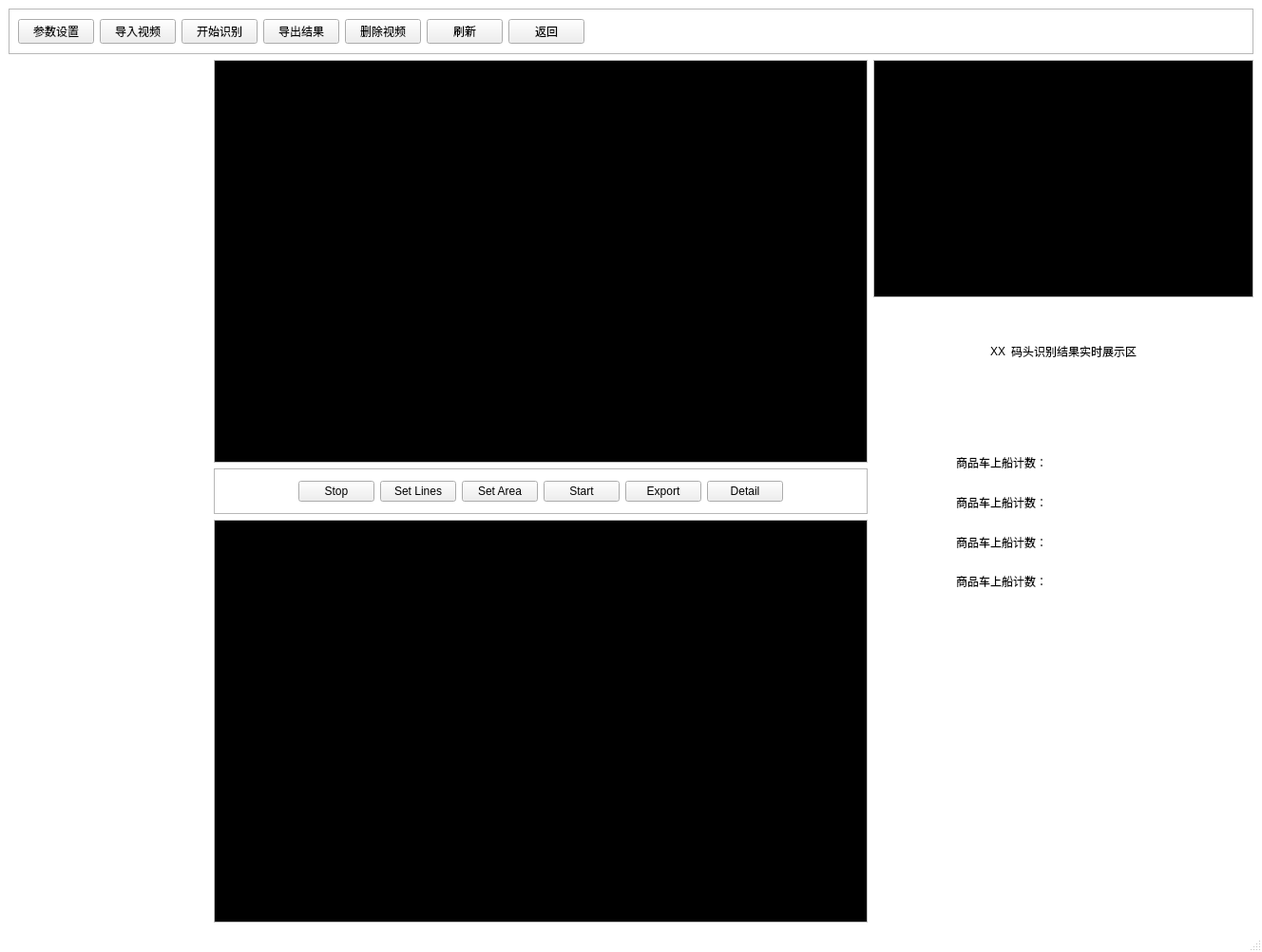
<?xml version="1.0" encoding="UTF-8"?>
<ui version="4.0">
 <class>MainWindow</class>
 <widget class="QMainWindow" name="MainWindow">
  <property name="geometry">
   <rect>
    <x>0</x>
    <y>0</y>
    <width>1328</width>
    <height>1002</height>
   </rect>
  </property>
  <property name="windowTitle">
   <string>MainWindow</string>
  </property>
  <property name="styleSheet">
   <string notr="true">QWidget#MainWindow {
	background: #FFF;
}</string>
  </property>
  <widget class="QWidget" name="centralwidget">
   <layout class="QVBoxLayout" name="verticalLayout_4">
    <item>
     <widget class="QFrame" name="frame">
      <property name="minimumSize">
       <size>
        <width>0</width>
        <height>48</height>
       </size>
      </property>
      <property name="maximumSize">
       <size>
        <width>16777215</width>
        <height>48</height>
       </size>
      </property>
      <property name="frameShape">
       <enum>QFrame::StyledPanel</enum>
      </property>
      <property name="frameShadow">
       <enum>QFrame::Raised</enum>
      </property>
      <layout class="QHBoxLayout" name="horizontalLayout">
       <item>
        <widget class="QPushButton" name="pushButton">
         <property name="text">
          <string>参数设置</string>
         </property>
        </widget>
       </item>
       <item>
        <widget class="QPushButton" name="pushButton_6">
         <property name="text">
          <string>导入视频</string>
         </property>
        </widget>
       </item>
       <item>
        <widget class="QPushButton" name="pushButton_5">
         <property name="text">
          <string>开始识别</string>
         </property>
        </widget>
       </item>
       <item>
        <widget class="QPushButton" name="pushButton_4">
         <property name="text">
          <string>导出结果</string>
         </property>
        </widget>
       </item>
       <item>
        <widget class="QPushButton" name="pushButton_3">
         <property name="text">
          <string>删除视频</string>
         </property>
        </widget>
       </item>
       <item>
        <widget class="QPushButton" name="pushButton_2">
         <property name="text">
          <string>刷新</string>
         </property>
        </widget>
       </item>
       <item>
        <widget class="QPushButton" name="pushButton_7">
         <property name="text">
          <string>返回</string>
         </property>
        </widget>
       </item>
       <item>
        <spacer name="horizontalSpacer">
         <property name="orientation">
          <enum>Qt::Horizontal</enum>
         </property>
         <property name="sizeHint" stdset="0">
          <size>
           <width>648</width>
           <height>19</height>
          </size>
         </property>
        </spacer>
       </item>
      </layout>
     </widget>
    </item>
    <item>
     <layout class="QHBoxLayout" name="horizontalLayout_9">
      <item>
       <widget class="QWidget" name="widget" native="true">
        <property name="minimumSize">
         <size>
          <width>210</width>
          <height>0</height>
         </size>
        </property>
        <property name="maximumSize">
         <size>
          <width>210</width>
          <height>16777215</height>
         </size>
        </property>
       </widget>
      </item>
      <item>
       <layout class="QVBoxLayout" name="verticalLayout">
        <item>
         <widget class="QLabel" name="l_actual_video">
          <property name="styleSheet">
           <string notr="true">QWidget#l_actual_video {
	border: 1px solid #BEBEBE;
	background: #000;
}</string>
          </property>
          <property name="text">
           <string/>
          </property>
         </widget>
        </item>
        <item>
         <widget class="QFrame" name="frame_2">
          <property name="minimumSize">
           <size>
            <width>600</width>
            <height>48</height>
           </size>
          </property>
          <property name="maximumSize">
           <size>
            <width>16777215</width>
            <height>48</height>
           </size>
          </property>
          <property name="frameShape">
           <enum>QFrame::StyledPanel</enum>
          </property>
          <property name="frameShadow">
           <enum>QFrame::Raised</enum>
          </property>
          <layout class="QHBoxLayout" name="horizontalLayout_3">
           <property name="leftMargin">
            <number>0</number>
           </property>
           <property name="topMargin">
            <number>0</number>
           </property>
           <property name="rightMargin">
            <number>0</number>
           </property>
           <property name="bottomMargin">
            <number>0</number>
           </property>
           <item>
            <layout class="QHBoxLayout" name="horizontalLayout_2">
             <item>
              <spacer name="horizontalSpacer_2">
               <property name="orientation">
                <enum>Qt::Horizontal</enum>
               </property>
               <property name="sizeHint" stdset="0">
                <size>
                 <width>40</width>
                 <height>20</height>
                </size>
               </property>
              </spacer>
             </item>
             <item>
              <widget class="QPushButton" name="pushButton_13">
               <property name="text">
                <string>Stop</string>
               </property>
              </widget>
             </item>
             <item>
              <widget class="QPushButton" name="pushButton_12">
               <property name="text">
                <string>Set Lines</string>
               </property>
              </widget>
             </item>
             <item>
              <widget class="QPushButton" name="pushButton_11">
               <property name="text">
                <string>Set Area</string>
               </property>
              </widget>
             </item>
             <item>
              <widget class="QPushButton" name="pushButton_10">
               <property name="text">
                <string>Start</string>
               </property>
              </widget>
             </item>
             <item>
              <widget class="QPushButton" name="pushButton_9">
               <property name="text">
                <string>Export</string>
               </property>
              </widget>
             </item>
             <item>
              <widget class="QPushButton" name="pushButton_14">
               <property name="text">
                <string>Detail</string>
               </property>
              </widget>
             </item>
             <item>
              <spacer name="horizontalSpacer_3">
               <property name="orientation">
                <enum>Qt::Horizontal</enum>
               </property>
               <property name="sizeHint" stdset="0">
                <size>
                 <width>40</width>
                 <height>20</height>
                </size>
               </property>
              </spacer>
             </item>
            </layout>
           </item>
          </layout>
         </widget>
        </item>
        <item>
         <widget class="QLabel" name="l_original_video">
          <property name="styleSheet">
           <string notr="true">QWidget#l_original_video {
	background: #000;
	border: 1px solid #BEBEBE;
}</string>
          </property>
          <property name="text">
           <string/>
          </property>
         </widget>
        </item>
       </layout>
      </item>
      <item>
       <layout class="QVBoxLayout" name="verticalLayout_3">
        <item>
         <widget class="QLabel" name="l_identify_image">
          <property name="minimumSize">
           <size>
            <width>400</width>
            <height>225</height>
           </size>
          </property>
          <property name="maximumSize">
           <size>
            <width>400</width>
            <height>250</height>
           </size>
          </property>
          <property name="styleSheet">
           <string notr="true">QWidget#l_identify_image {
	background: #000;
	border: 1px solid #BEBEBE;
}</string>
          </property>
          <property name="text">
           <string/>
          </property>
         </widget>
        </item>
        <item>
         <widget class="QWidget" name="w_identify_result" native="true">
          <property name="minimumSize">
           <size>
            <width>400</width>
            <height>500</height>
           </size>
          </property>
          <property name="maximumSize">
           <size>
            <width>400</width>
            <height>16777215</height>
           </size>
          </property>
          <widget class="QWidget" name="horizontalLayoutWidget_2">
           <property name="geometry">
            <rect>
             <x>-1</x>
             <y>30</y>
             <width>401</width>
             <height>41</height>
            </rect>
           </property>
           <layout class="QHBoxLayout" name="horizontalLayout_4">
            <item>
             <spacer name="horizontalSpacer_5">
              <property name="orientation">
               <enum>Qt::Horizontal</enum>
              </property>
              <property name="sizeHint" stdset="0">
               <size>
                <width>40</width>
                <height>20</height>
               </size>
              </property>
             </spacer>
            </item>
            <item>
             <widget class="QLabel" name="l_wharf_name">
              <property name="text">
               <string>XX</string>
              </property>
             </widget>
            </item>
            <item>
             <widget class="QLabel" name="label">
              <property name="text">
               <string>码头识别结果实时展示区</string>
              </property>
             </widget>
            </item>
            <item>
             <spacer name="horizontalSpacer_4">
              <property name="orientation">
               <enum>Qt::Horizontal</enum>
              </property>
              <property name="sizeHint" stdset="0">
               <size>
                <width>40</width>
                <height>20</height>
               </size>
              </property>
             </spacer>
            </item>
           </layout>
          </widget>
          <widget class="QWidget" name="">
           <property name="geometry">
            <rect>
             <x>30</x>
             <y>150</y>
             <width>356</width>
             <height>161</height>
            </rect>
           </property>
           <layout class="QVBoxLayout" name="verticalLayout_2">
            <item>
             <layout class="QHBoxLayout" name="horizontalLayout_5">
              <item>
               <spacer name="horizontalSpacer_6">
                <property name="orientation">
                 <enum>Qt::Horizontal</enum>
                </property>
                <property name="sizeHint" stdset="0">
                 <size>
                  <width>40</width>
                  <height>20</height>
                 </size>
                </property>
               </spacer>
              </item>
              <item>
               <widget class="QLabel" name="label_2">
                <property name="text">
                 <string>商品车上船计数：</string>
                </property>
               </widget>
              </item>
              <item>
               <widget class="QLabel" name="label_3">
                <property name="minimumSize">
                 <size>
                  <width>140</width>
                  <height>0</height>
                 </size>
                </property>
                <property name="text">
                 <string/>
                </property>
               </widget>
              </item>
              <item>
               <spacer name="horizontalSpacer_7">
                <property name="orientation">
                 <enum>Qt::Horizontal</enum>
                </property>
                <property name="sizeHint" stdset="0">
                 <size>
                  <width>40</width>
                  <height>20</height>
                 </size>
                </property>
               </spacer>
              </item>
             </layout>
            </item>
            <item>
             <layout class="QHBoxLayout" name="horizontalLayout_8">
              <item>
               <spacer name="horizontalSpacer_12">
                <property name="orientation">
                 <enum>Qt::Horizontal</enum>
                </property>
                <property name="sizeHint" stdset="0">
                 <size>
                  <width>40</width>
                  <height>20</height>
                 </size>
                </property>
               </spacer>
              </item>
              <item>
               <widget class="QLabel" name="label_8">
                <property name="text">
                 <string>商品车上船计数：</string>
                </property>
               </widget>
              </item>
              <item>
               <widget class="QLabel" name="label_9">
                <property name="minimumSize">
                 <size>
                  <width>140</width>
                  <height>0</height>
                 </size>
                </property>
                <property name="text">
                 <string/>
                </property>
               </widget>
              </item>
              <item>
               <spacer name="horizontalSpacer_13">
                <property name="orientation">
                 <enum>Qt::Horizontal</enum>
                </property>
                <property name="sizeHint" stdset="0">
                 <size>
                  <width>40</width>
                  <height>20</height>
                 </size>
                </property>
               </spacer>
              </item>
             </layout>
            </item>
            <item>
             <layout class="QHBoxLayout" name="horizontalLayout_7">
              <item>
               <spacer name="horizontalSpacer_10">
                <property name="orientation">
                 <enum>Qt::Horizontal</enum>
                </property>
                <property name="sizeHint" stdset="0">
                 <size>
                  <width>40</width>
                  <height>20</height>
                 </size>
                </property>
               </spacer>
              </item>
              <item>
               <widget class="QLabel" name="label_6">
                <property name="text">
                 <string>商品车上船计数：</string>
                </property>
               </widget>
              </item>
              <item>
               <widget class="QLabel" name="label_7">
                <property name="minimumSize">
                 <size>
                  <width>140</width>
                  <height>0</height>
                 </size>
                </property>
                <property name="text">
                 <string/>
                </property>
               </widget>
              </item>
              <item>
               <spacer name="horizontalSpacer_11">
                <property name="orientation">
                 <enum>Qt::Horizontal</enum>
                </property>
                <property name="sizeHint" stdset="0">
                 <size>
                  <width>40</width>
                  <height>20</height>
                 </size>
                </property>
               </spacer>
              </item>
             </layout>
            </item>
            <item>
             <layout class="QHBoxLayout" name="horizontalLayout_6">
              <item>
               <spacer name="horizontalSpacer_8">
                <property name="orientation">
                 <enum>Qt::Horizontal</enum>
                </property>
                <property name="sizeHint" stdset="0">
                 <size>
                  <width>40</width>
                  <height>20</height>
                 </size>
                </property>
               </spacer>
              </item>
              <item>
               <widget class="QLabel" name="label_4">
                <property name="text">
                 <string>商品车上船计数：</string>
                </property>
               </widget>
              </item>
              <item>
               <widget class="QLabel" name="label_5">
                <property name="minimumSize">
                 <size>
                  <width>140</width>
                  <height>0</height>
                 </size>
                </property>
                <property name="text">
                 <string/>
                </property>
               </widget>
              </item>
              <item>
               <spacer name="horizontalSpacer_9">
                <property name="orientation">
                 <enum>Qt::Horizontal</enum>
                </property>
                <property name="sizeHint" stdset="0">
                 <size>
                  <width>40</width>
                  <height>20</height>
                 </size>
                </property>
               </spacer>
              </item>
             </layout>
            </item>
           </layout>
          </widget>
         </widget>
        </item>
       </layout>
      </item>
     </layout>
    </item>
   </layout>
  </widget>
  <widget class="QMenuBar" name="menubar">
   <property name="geometry">
    <rect>
     <x>0</x>
     <y>0</y>
     <width>1328</width>
     <height>24</height>
    </rect>
   </property>
  </widget>
  <widget class="QStatusBar" name="statusbar"/>
 </widget>
 <resources/>
 <connections/>
</ui>
